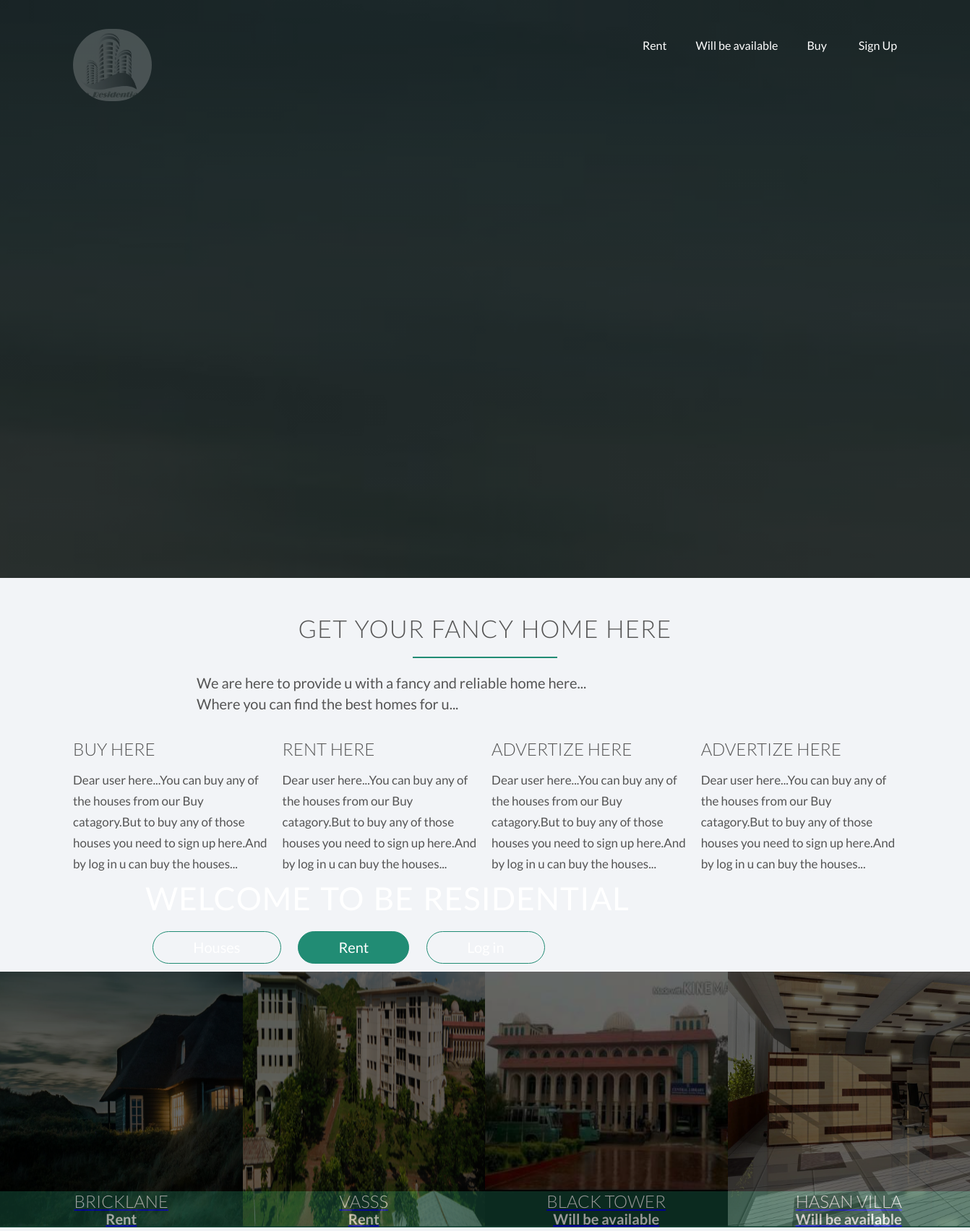
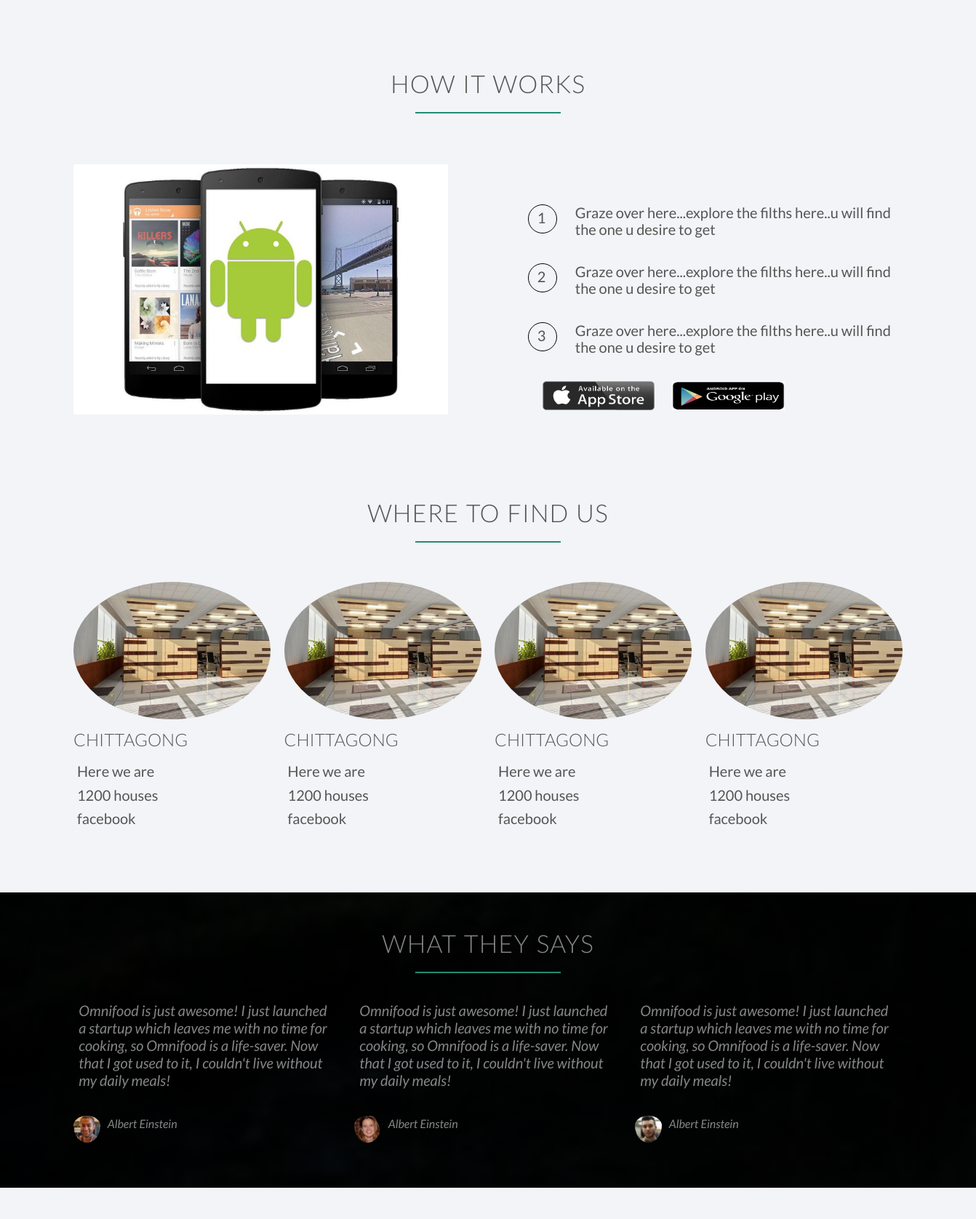
The page / (upper part) on the database its author committed (2 pictures, top to bottom).
### tables this page shows
CREATE TABLE `catagories` (
  `cat_id` int(11) NOT NULL,
  `cat_title` varchar(255) NOT NULL
);

CREATE TABLE `house` (
  `house_id` int(11) NOT NULL,
  `house_cat_id` int(11) NOT NULL,
  `house_name` varchar(255) NOT NULL,
  `house_img` text NOT NULL,
  `house_rent` varchar(255) NOT NULL,
  `advance` varchar(255) NOT NULL,
  `date` date NOT NULL,
  `ra_name` varchar(255) NOT NULL,
  `house_tags` varchar(255) NOT NULL,
  `house_comment_count` int(11) NOT NULL
);

### includes/pagefiles/new.php (the view, shortened to what this page needs)
	<section class="new">
		<ul class="new_photos clear">
		<?php
                $select = "SELECT * FROM house";
                $query = mysqli_query($connection,$select);
                while($row = mysqli_fetch_assoc($query)){
                    $houseName = $row['house_name'];
                    $houseImg  = $row['house_img'];
                    $houseCat  = $row['house_cat_id'];
                    $house_id = $row['house_id'];
                  $select_cat = "SELECT * FROM catagories WHERE cat_id = {$houseCat}";
                  $query_cat= mysqli_query($connection, $select_cat);
                    while($row_cat= mysqli_fetch_assoc($query_cat)){
                        $catTitle = $row_cat['cat_title'];
                    }
?>
        <li>
        <a href="includes/pagefiles/house_profile.php?h_id=<?php echo $house_id; ?>">
        <figure class="photo_box">
            <img src="includes/pagefiles/images/<?php echo $houseImg; ?>">
        <h3 class="heads_houses"><?php echo $houseName; ?></h3>
        <h4 class="heads_houses"><?php echo $catTitle; ?></h4>
        </figure></li>
<?php
      }
?>
        </ul>
	</section>

### includes/pagefiles/header.php (shortened to what this page needs)
<?php
    include "db.php";
?>
<header class="head-box">
	    <nav>
		<div class="row">
			<img src="includes/image/newlogo.png" class="logo">
			<ul class="main-nav">
				<?php
                    $select_cat_query = "SELECT * FROM catagories";
                    $select_cat= mysqli_query($connection,$select_cat_query);
                while ($row = mysqli_fetch_assoc($select_cat))
                {
                    $cat= $row['cat_title'];
                    $catId = $row['cat_id'];
                    echo "<li><a href='includes/pagefiles/catagories.php?catagory_id={$catId}'>{$cat}</a></li>";
                }
                ?>
				<li><a href="#sign_up">Sign Up</a></li>
			</ul>
		</div>
		</nav>
		<div class="fullhead">
				<h1>Welcome to Be Residential</h1>
					<div class="button">
					           <a class="btn btn1 js--buy" href="includes/pagefiles/houses.php"> Houses </a>
					           <a class="btn btn2 js--rent" href="includes/pagefiles/admin/admin.php"> Rent </a>
					           <a class="btn btn1 js--rent" href="includes/loginform.php"> Log in </a>
                    </div>
		</div>
	</header>

### includes/css/style.css (style rules this page uses)
* { margin: 0; padding: 0; box-sizing: border-box; }
html,body { color : #555; font-family: 'Lato', 'Arial' , sans-serif; font-size: 20px; overflow-x: hidden; }
header { background-image: linear-gradient(rgba(0,0,0,0.7),rgba(0,0,0,0.7)) ,url(img/pexels-photo-731082.jpeg); background-size: cover; height: 100vh; background-position: center; background-attachment: fixed; }
.row { margin: 0 auto; max-width: 1140px; }
section { padding: 50px 0; }
h1,h2,h3 { font-weight: 300; text-transform: uppercase; }
h1 { margin: 0; font-size : 220%; letter-spacing: 1px; color: #fff; word-spacing: 3px; font-weight: 500; margin-bottom: 20px; }
h3 { font-size: 120%; margin-bottom: 15px; }
.logo { height: 100px; width: auto; float: left; border-radius: 500px; margin-top: 40px; opacity: 0.2; }
.main-nav { float: right; list-style: none; margin-top: 50px; }
.main-nav li { display: inline-block; margin-left: 40px; }
.main-nav li a { text-decoration: none; color: #fff; font-size: 80%; border-bottom: 2px solid transparent; padding: 5px 0; }
.fullhead { position: absolute; width: 1140px; top: 30%; left: 15%; }
.btn, input[type=submit] { display: inline-block; padding: 10px 55px; text-decoration: none; border-radius: 200px; color: #fff; margin: 0px 10px; transition: background-color 0.7s; }
.btn1:link, .btn1:visited { border: 1px solid #218c74; }
.btn2:link, .btn2:visited, input[type=submit] { background-color: #218c74; border: 1px solid #218c74; }
.new_photos { list-style: none; width: 100%; }
.clear { zoom:1; }
.clear::after { display: block; visibility: hidden; content: '.'; clear:both; height: 0; }
.new_photos li { float: left; width: 25%; display: block; }
.photo_box { margin: 0; width : 100%; background-color: #000; text-align: center; overflow: hidden; }
.photo_box img { width :100%; height :300px; transform: scale(1.35); opacity: 0.4; }
section { background-color:rgb(242, 244, 247); }

### includes/pagefiles/new.php (style rules this page uses)
.heads_houses { color: white; text-align: center; background-color: #134635; margin: 0px; }

### rows shown on the page
catagories: cat_title "Rent"
catagories: cat_title "Will be available"
catagories: cat_title "Buy"
house: house_img (picture), house_name "BRICKLANE", catagories.cat_title "Rent"
house: house_img (picture), house_name "VASSS", catagories.cat_title "Rent"
house: house_img (picture), house_name "BLACK TOWER", catagories.cat_title "Will be available"
house: house_img (picture), house_name "HASAN VILLA", catagories.cat_title "Will be available"
